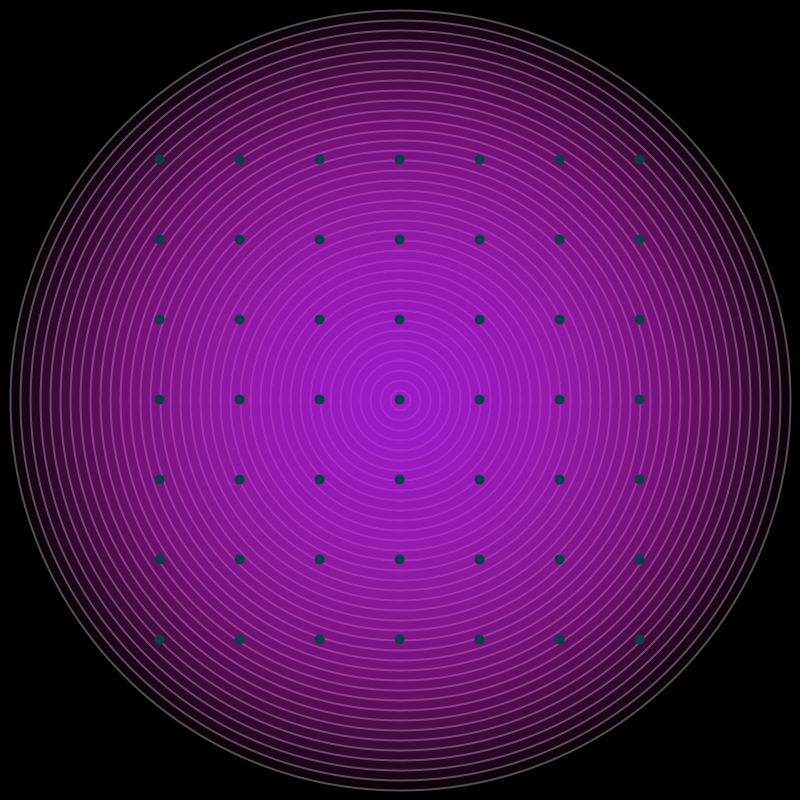
Frame 1 (no input)
Frame 60 (the mouse pressed at the canvas centre just before this capture): identical to frame 1, image omitted
Frame 120 (the mouse held since frame 60 and released just before this capture): identical to frame 1, image omitted

The Processing sketch that drew this single still picture (run headless with seeded random() and noise(); from frame 60 on, the mouse is pressed at the canvas centre):

// Processing sketch: r2
// ── r2.pde
color c1, c2, c3, c4;

color cFill, cBack, cStroke;

float z; 

void setup() {
  size(800, 800);

  strokeWeight(10);
  colorMode(RGB, 800);

  c1 = color(0); //blanco
  c2 = color(255); //negro
  c3 = color(32, 198, 234); //celeste
  c4 = color(234, 89, 32); //naranjo

  z = 20;

  cFill = c3;
  cBack = c2;
}

void draw() {
  background(0);

  for (float i = 0; i < width; i += 20) {
    fill(i, 89, 700, 50);
    stroke(255);
    strokeWeight(2);

    ellipse (400, 400, i, i);
  }

  for (float i = 159; i < width - 159; i += 80) {
    for (float j = 159; j < height - 159; j += 80) { 

      stroke(32, 198, 234);
      strokeWeight(10);
      point(i, j);
    }
  }
}
